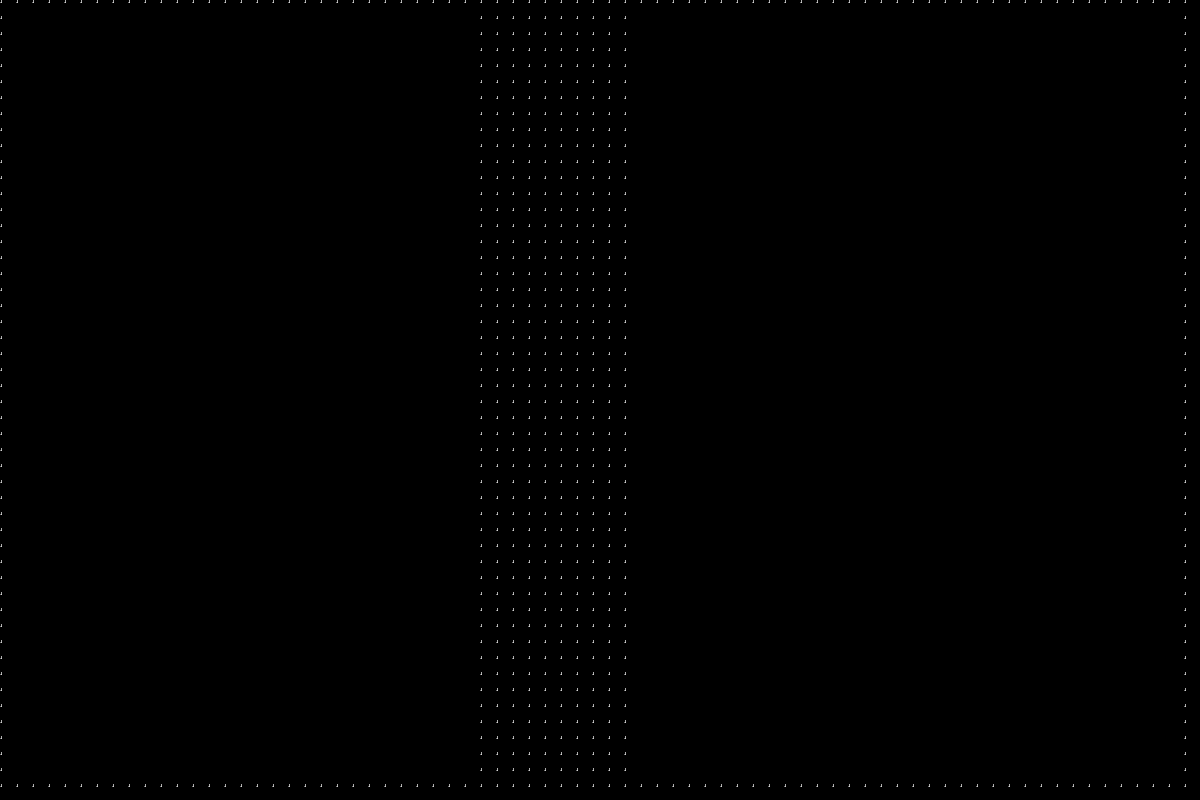

This game map was drawn from its Tiled (.tmx) file and the tilesets committed beside it. A one-line description and the trimmed map source follow:
An orthogonal 75x50 tile map with 16x16 px tiles, 1 tile layer (Tile Layer 1) and 1 object.

<map version="1.10" tiledversion="1.12.2" orientation="orthogonal" renderorder="right-down" width="75" height="50" tilewidth="16" tileheight="16" infinite="0" nextlayerid="3" nextobjectid="3">
 <tileset firstgid="1" source="place_holder_tileset.tsx" />
 <layer id="1" name="Tile Layer 1" width="75" height="50">
  <data>[3750 cells, 726 non-empty, 1 distinct tile ids]</data>
 </layer>
 <objectgroup id="2" name="object_layer">
  <object id="2" x="974.815" y="154.426" width="60" height="60">
   <properties>
    <property name="ability_type" value="ghost_bullet" />
   </properties>
  </object>
 </objectgroup>
</map>
